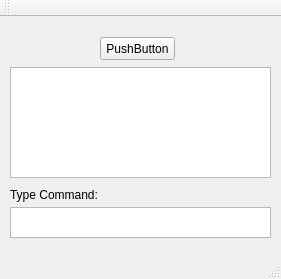
<?xml version="1.0" encoding="UTF-8"?>
<ui version="4.0">
 <class>MainWindow</class>
 <widget class="QMainWindow" name="MainWindow">
  <property name="geometry">
   <rect>
    <x>0</x>
    <y>0</y>
    <width>281</width>
    <height>279</height>
   </rect>
  </property>
  <property name="windowTitle">
   <string>MainWindow</string>
  </property>
  <widget class="QWidget" name="centralWidget">
   <widget class="QPushButton" name="pushButton">
    <property name="geometry">
     <rect>
      <x>100</x>
      <y>20</y>
      <width>75</width>
      <height>23</height>
     </rect>
    </property>
    <property name="text">
     <string>PushButton</string>
    </property>
   </widget>
   <widget class="QTextBrowser" name="textBrowser">
    <property name="geometry">
     <rect>
      <x>10</x>
      <y>50</y>
      <width>261</width>
      <height>111</height>
     </rect>
    </property>
   </widget>
   <widget class="QTextEdit" name="textEdit">
    <property name="geometry">
     <rect>
      <x>10</x>
      <y>190</y>
      <width>261</width>
      <height>31</height>
     </rect>
    </property>
   </widget>
   <widget class="QLabel" name="label">
    <property name="geometry">
     <rect>
      <x>10</x>
      <y>170</y>
      <width>101</width>
      <height>16</height>
     </rect>
    </property>
    <property name="text">
     <string>Type Command:</string>
    </property>
   </widget>
  </widget>
  <widget class="QToolBar" name="mainToolBar">
   <attribute name="toolBarArea">
    <enum>TopToolBarArea</enum>
   </attribute>
   <attribute name="toolBarBreak">
    <bool>false</bool>
   </attribute>
  </widget>
  <widget class="QStatusBar" name="statusBar"/>
 </widget>
 <layoutdefault spacing="6" margin="11"/>
 <resources/>
 <connections/>
</ui>
